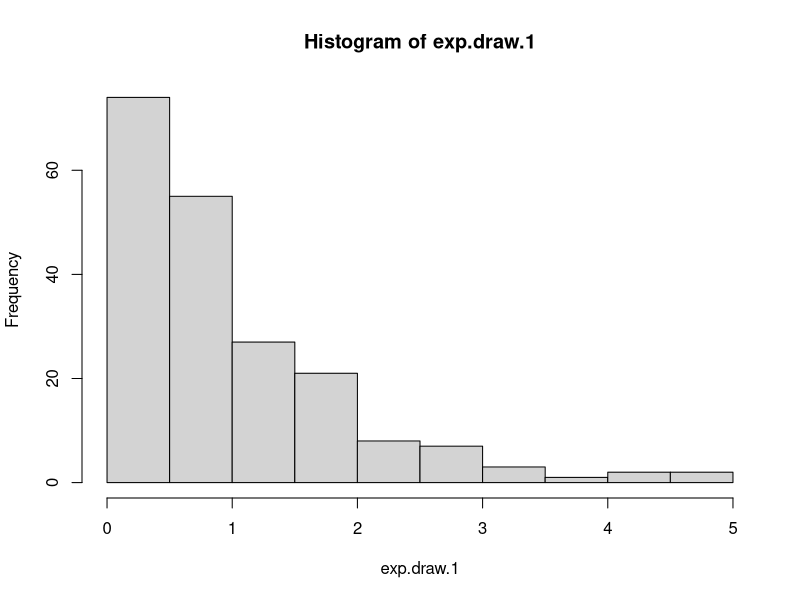
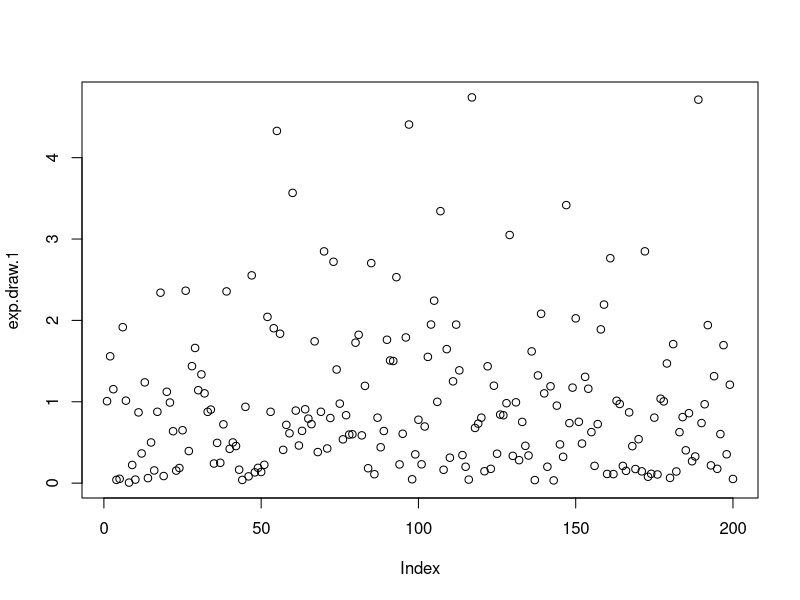
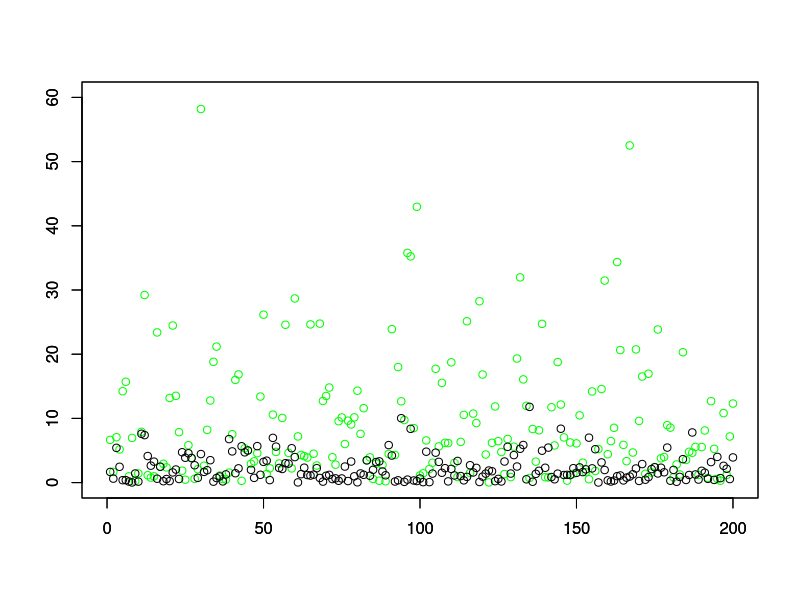
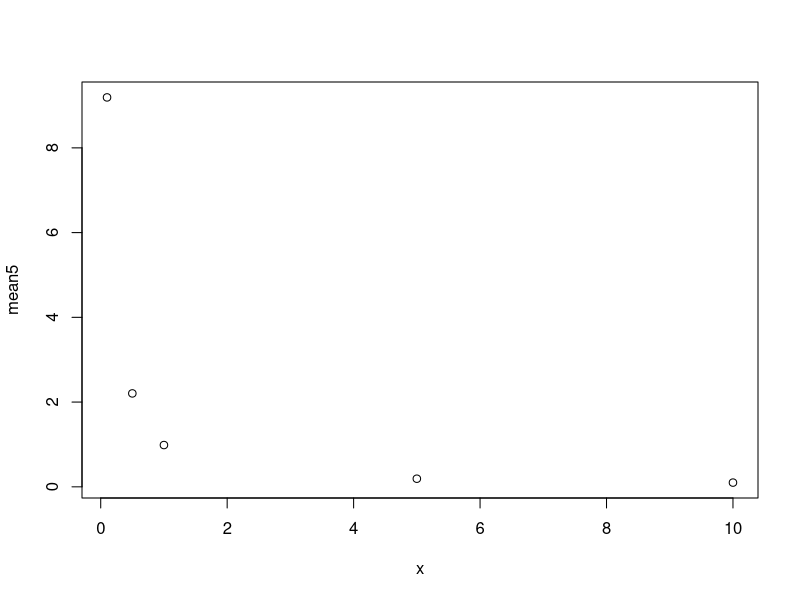
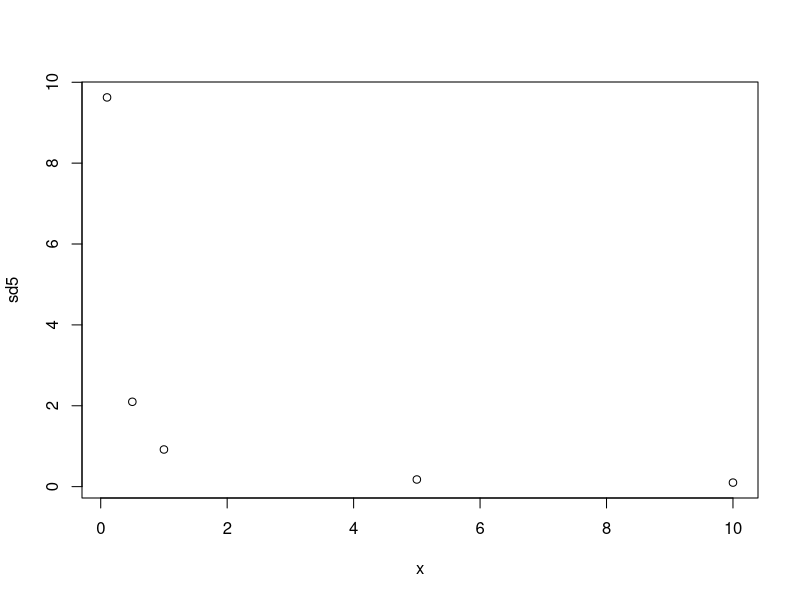
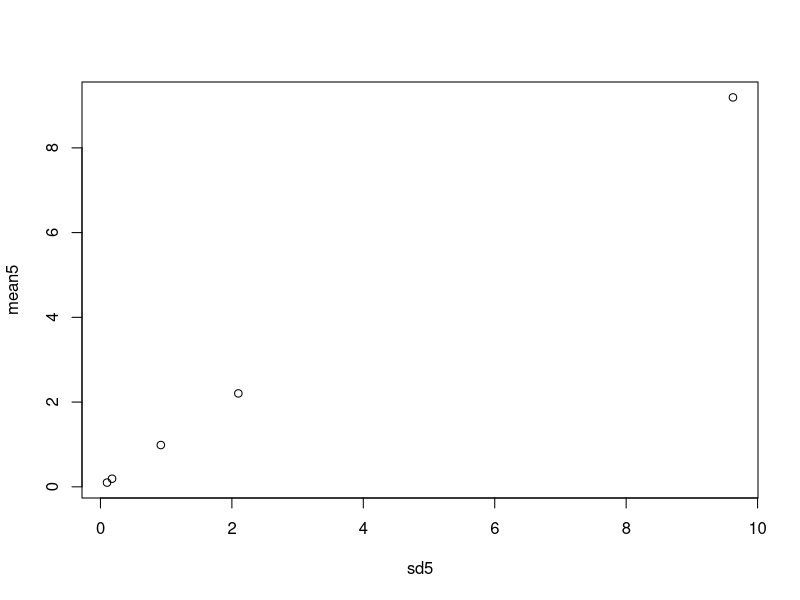
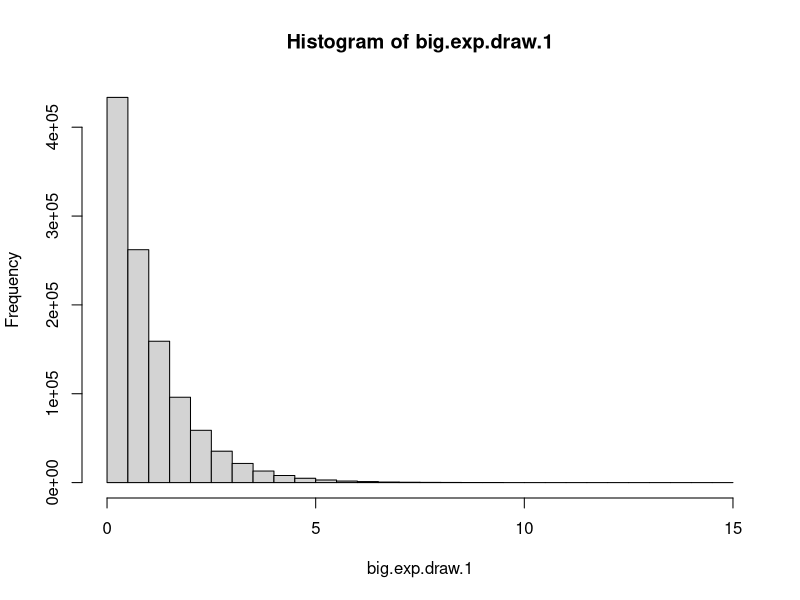
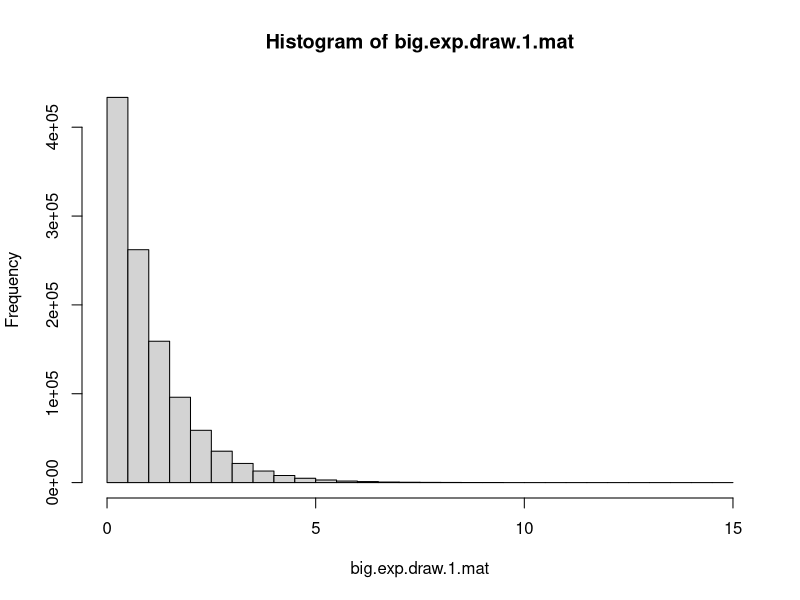

These figures' R source, in order:
## ---- chunk 1
knitr::opts_chunk$set(echo = TRUE)
## ---- chunk 2
exp.draw.1<- rexp(n = 200,rate = 1)
mean(exp.draw.1)
sd(exp.draw.1)
## ---- chunk 3
exp.draw.0.1<- rexp(200,0.1)
mean(exp.draw.0.1)
sd(exp.draw.0.1)
exp.draw.0.5<- rexp(200,0.5)
mean(exp.draw.0.5)
sd(exp.draw.0.5)
exp.draw.5<- rexp(200,5)
mean(exp.draw.5)
sd(exp.draw.5)
exp.draw.10<- rexp(200,10)
mean(exp.draw.10)
sd(exp.draw.10)
## ---- chunk 4
hist(exp.draw.1)
## ---- chunk 5
plot(exp.draw.1)
## ---- chunk 6
plot(exp.draw.0.1,col="green",type = "p",ann=FALSE,xlim = c(0,200),ylim = c(0,60))
par(new=TRUE)
plot(exp.draw.0.5,ann = FALSE,xlim = c(0,200),ylim = c(0,60))
## ---- chunk 7
mean5<-c(mean(exp.draw.1),mean(exp.draw.0.1),mean(exp.draw.0.5),mean(exp.draw.5),mean(exp.draw.10))
sd5<-c(sd(exp.draw.1),sd(exp.draw.0.1),sd(exp.draw.0.5),sd(exp.draw.5),sd(exp.draw.10))
x<-c(1,0.1,0.5,5,10)
plot(x,mean5,type = "p")
plot(x,sd5,type = "p")
plot(sd5,mean5,type = "p")
## ---- chunk 8
big.exp.draw<-rexp(1100000,1)
big.exp.draw.1<-matrix(big.exp.draw)
mean(big.exp.draw.1)
sd(big.exp.draw.1)
## ---- chunk 9
hist(big.exp.draw.1)
## ---- chunk 10
biger1<-big.exp.draw.1[big.exp.draw.1>1]
mean(biger1)
## ---- chunk 11
big.exp.draw.1.mat<-matrix(big.exp.draw.1,nrow=1100,ncol = 1000)
hist(big.exp.draw.1.mat)
## ---- chunk 12
b<-big.exp.draw.1.mat[,371]
mean(b)
## ---- chunk 13
c<-colMeans(big.exp.draw.1.mat)
hist(c)
## ---- chunk 14
d<-big.exp.draw.1*big.exp.draw.1
mean(d)

